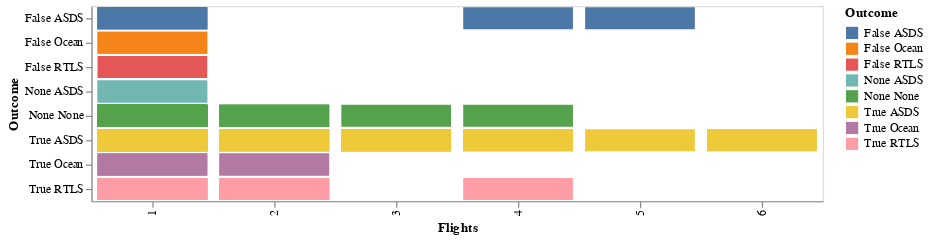

Here is the notebook cell this chart was saved with:
### Code cell
# prompt: Using dataframe df: bar graph

import altair as alt
chart = alt.Chart(df).mark_bar().encode(
    x='Flights:N',
    y='Outcome',
    color='Outcome'
).properties(width=600)
chart

### Figure 1 — Vega-Lite specification as saved in the notebook (floating-point values rounded to 4 significant figures)
{"config": {"view": {"continuousWidth": 400, "continuousHeight": 300}}, "data": {"name": "data-d648018c34b0827c904ab4276deb1992"}, "mark": "bar", "encoding": {"color": {"field": "Outcome", "type": "nominal"}, "x": {"field": "Flights", "type": "nominal"}, "y": {"field": "Outcome", "type": "nominal"}}, "width": 600, "$schema": "https://vega.github.io/schema/vega-lite/v4.17.0.json", "datasets": {"data-d648018c34b0827c904ab4276deb1992": [{"FlightNumber": 1, "Date": "2006-03-24", "BoosterVersion": "Falcon 1", "PayloadMass": 20.0, "Orbit": "LEO", "LaunchSite": "Kwajalein Atoll", "Outcome": "None None", "Flights": 1, "GridFins": false, "Reused": false, "Legs": false, "LandingPad": null, "Block": null, "ReusedCount": 0, "Serial": "Merlin1A", "Longitude": 167.7, "Latitude": 9.048}, {"FlightNumber": 2, "Date": "2007-03-21", "BoosterVersion": "Falcon 1", "PayloadMass": null, "Orbit": "LEO", "LaunchSite": "Kwajalein Atoll", "Outcome": "None None", "Flights": 1, "GridFins": false, "Reused": false, "Legs": false, "LandingPad": null, "Block": null, "ReusedCount": 0, "Serial": "Merlin2A", "Longitude": 167.7, "Latitude": 9.048}, {"FlightNumber": 4, "Date": "2008-09-28", "BoosterVersion": "Falcon 1", "PayloadMass": 165.0, "Orbit": "LEO", "LaunchSite": "Kwajalein Atoll", "Outcome": "None None", "Flights": 1, "GridFins": false, "Reused": false, "Legs": false, "LandingPad": null, "Block": null, "ReusedCount": 0, "Serial": "Merlin2C", "Longitude": 167.7, "Latitude": 9.048}, {"FlightNumber": 5, "Date": "2009-07-13", "BoosterVersion": "Falcon 1", "PayloadMass": 200.0, "Orbit": "LEO", "LaunchSite": "Kwajalein Atoll", "Outcome": "None None", "Flights": 1, "GridFins": false, "Reused": false, "Legs": false, "LandingPad": null, "Block": null, "ReusedCount": 0, "Serial": "Merlin3C", "Longitude": 167.7, "Latitude": 9.048}, {"FlightNumber": 6, "Date": "2010-06-04", "BoosterVersion": "Falcon 9", "PayloadMass": null, "Orbit": "LEO", "LaunchSite": "CCSFS SLC 40", "Outcome": "None None", "Flights": 1, "GridFins": false, "Reused": false, "Legs": false, "LandingPad": null, "Block": 1.0, "ReusedCount": 0, "Serial": "B0003", "Longitude": -80.58, "Latitude": 28.56}, {"FlightNumber": 8, "Date": "2012-05-22", "BoosterVersion": "Falcon 9", "PayloadMass": 525.0, "Orbit": "LEO", "LaunchSite": "CCSFS SLC 40", "Outcome": "None None", "Flights": 1, "GridFins": false, "Reused": false, "Legs": false, "LandingPad": null, "Block": 1.0, "ReusedCount": 0, "Serial": "B0005", "Longitude": -80.58, "Latitude": 28.56}, {"FlightNumber": 10, "Date": "2013-03-01", "BoosterVersion": "Falcon 9", "PayloadMass": 677.0, "Orbit": "ISS", "LaunchSite": "CCSFS SLC 40", "Outcome": "None None", "Flights": 1, "GridFins": false, "Reused": false, "Legs": false, "LandingPad": null, "Block": 1.0, "ReusedCount": 0, "Serial": "B0007", "Longitude": -80.58, "Latitude": 28.56}, {"FlightNumber": 11, "Date": "2013-09-29", "BoosterVersion": "Falcon 9", "PayloadMass": 500.0, "Orbit": "PO", "LaunchSite": "VAFB SLC 4E", "Outcome": "False Ocean", "Flights": 1, "GridFins": false, "Reused": false, "Legs": false, "LandingPad": null, "Block": 1.0, "ReusedCount": 0, "Serial": "B1003", "Longitude": -120.6, "Latitude": 34.63}, {"FlightNumber": 12, "Date": "2013-12-03", "BoosterVersion": "Falcon 9", "PayloadMass": 3170.0, "Orbit": "GTO", "LaunchSite": "CCSFS SLC 40", "Outcome": "None None", "Flights": 1, "GridFins": false, "Reused": false, "Legs": false, "LandingPad": null, "Block": 1.0, "ReusedCount": 0, "Serial": "B1004", "Longitude": -80.58, "Latitude": 28.56}, {"FlightNumber": 13, "Date": "2014-01-06", "BoosterVersion": "Falcon 9", "PayloadMass": 3325.0, "Orbit": "GTO", "LaunchSite": "CCSFS SLC 40", "Outcome": "None None", "Flights": 1, "GridFins": false, "Reused": false, "Legs": false, "LandingPad": null, "Block": 1.0, "ReusedCount": 0, "Serial": "B1005", "Longitude": -80.58, "Latitude": 28.56}, {"FlightNumber": 14, "Date": "2014-04-18", "BoosterVersion": "Falcon 9", "PayloadMass": 2296.0, "Orbit": "ISS", "LaunchSite": "CCSFS SLC 40", "Outcome": "True Ocean", "Flights": 1, "GridFins": false, "Reused": false, "Legs": true, "LandingPad": null, "Block": 1.0, "ReusedCount": 0, "Serial": "B1006", "Longitude": -80.58, "Latitude": 28.56}, {"FlightNumber": 15, "Date": "2014-07-14", "BoosterVersion": "Falcon 9", "PayloadMass": 1316.0, "Orbit": "LEO", "LaunchSite": "CCSFS SLC 40", "Outcome": "True Ocean", "Flights": 1, "GridFins": false, "Reused": false, "Legs": true, "LandingPad": null, "Block": 1.0, "ReusedCount": 0, "Serial": "B1007", "Longitude": -80.58, "Latitude": 28.56}, {"FlightNumber": 16, "Date": "2014-08-05", "BoosterVersion": "Falcon 9", "PayloadMass": 4535.0, "Orbit": "GTO", "LaunchSite": "CCSFS SLC 40", "Outcome": "None None", "Flights": 1, "GridFins": false, "Reused": false, "Legs": false, "LandingPad": null, "Block": 1.0, "ReusedCount": 0, "Serial": "B1008", "Longitude": -80.58, "Latitude": 28.56}, {"FlightNumber": 17, "Date": "2014-09-07", "BoosterVersion": "Falcon 9", "PayloadMass": 4428.0, "Orbit": "GTO", "LaunchSite": "CCSFS SLC 40", "Outcome": "None None", "Flights": 1, "GridFins": false, "Reused": false, "Legs": false, "LandingPad": null, "Block": 1.0, "ReusedCount": 0, "Serial": "B1011", "Longitude": -80.58, "Latitude": 28.56}, {"FlightNumber": 18, "Date": "2014-09-21", "BoosterVersion": "Falcon 9", "PayloadMass": 2216.0, "Orbit": "ISS", "LaunchSite": "CCSFS SLC 40", "Outcome": "False Ocean", "Flights": 1, "GridFins": false, "Reused": false, "Legs": false, "LandingPad": null, "Block": 1.0, "ReusedCount": 0, "Serial": "B1010", "Longitude": -80.58, "Latitude": 28.56}, {"FlightNumber": 19, "Date": "2015-01-10", "BoosterVersion": "Falcon 9", "PayloadMass": 2395.0, "Orbit": "ISS", "LaunchSite": "CCSFS SLC 40", "Outcome": "False ASDS", "Flights": 1, "GridFins": true, "Reused": false, "Legs": true, "LandingPad": "5e9e3032383ecb761634e7cb", "Block": 1.0, "ReusedCount": 0, "Serial": "B1012", "Longitude": -80.58, "Latitude": 28.56}, {"FlightNumber": 20, "Date": "2015-02-11", "BoosterVersion": "Falcon 9", "PayloadMass": 570.0, "Orbit": "ES-L1", "LaunchSite": "CCSFS SLC 40", "Outcome": "True Ocean", "Flights": 1, "GridFins": true, "Reused": false, "Legs": true, "LandingPad": null, "Block": 1.0, "ReusedCount": 0, "Serial": "B1013", "Longitude": -80.58, "Latitude": 28.56}, {"FlightNumber": 22, "Date": "2015-04-14", "BoosterVersion": "Falcon 9", "PayloadMass": 1898.0, "Orbit": "ISS", "LaunchSite": "CCSFS SLC 40", "Outcome": "False ASDS", "Flights": 1, "GridFins": true, "Reused": false, "Legs": true, "LandingPad": "5e9e3032383ecb761634e7cb", "Block": 1.0, "ReusedCount": 0, "Serial": "B1015", "Longitude": -80.58, "Latitude": 28.56}, {"FlightNumber": 23, "Date": "2015-04-27", "BoosterVersion": "Falcon 9", "PayloadMass": 4707.0, "Orbit": "GTO", "LaunchSite": "CCSFS SLC 40", "Outcome": "None None", "Flights": 1, "GridFins": false, "Reused": false, "Legs": false, "LandingPad": null, "Block": 1.0, "ReusedCount": 0, "Serial": "B1016", "Longitude": -80.58, "Latitude": 28.56}, {"FlightNumber": 24, "Date": "2015-06-28", "BoosterVersion": "Falcon 9", "PayloadMass": 2477.0, "Orbit": "ISS", "LaunchSite": "CCSFS SLC 40", "Outcome": "None ASDS", "Flights": 1, "GridFins": true, "Reused": false, "Legs": true, "LandingPad": "5e9e3032383ecb6bb234e7ca", "Block": 1.0, "ReusedCount": 0, "Serial": "B1018", "Longitude": -80.58, "Latitude": 28.56}, {"FlightNumber": 25, "Date": "2015-12-22", "BoosterVersion": "Falcon 9", "PayloadMass": 2034.0, "Orbit": "LEO", "LaunchSite": "CCSFS SLC 40", "Outcome": "True RTLS", "Flights": 1, "GridFins": true, "Reused": false, "Legs": true, "LandingPad": "5e9e3032383ecb267a34e7c7", "Block": 1.0, "ReusedCount": 0, "Serial": "B1019", "Longitude": -80.58, "Latitude": 28.56}, {"FlightNumber": 26, "Date": "2016-01-17", "BoosterVersion": "Falcon 9", "PayloadMass": 553.0, "Orbit": "PO", "LaunchSite": "VAFB SLC 4E", "Outcome": "False ASDS", "Flights": 1, "GridFins": true, "Reused": false, "Legs": true, "LandingPad": "5e9e3033383ecbb9e534e7cc", "Block": 1.0, "ReusedCount": 0, "Serial": "B1017", "Longitude": -120.6, "Latitude": 34.63}, {"FlightNumber": 27, "Date": "2016-03-04", "BoosterVersion": "Falcon 9", "PayloadMass": 5271.0, "Orbit": "GTO", "LaunchSite": "CCSFS SLC 40", "Outcome": "False ASDS", "Flights": 1, "GridFins": true, "Reused": false, "Legs": true, "LandingPad": "5e9e3032383ecb6bb234e7ca", "Block": 1.0, "ReusedCount": 0, "Serial": "B1020", "Longitude": -80.58, "Latitude": 28.56}, {"FlightNumber": 28, "Date": "2016-04-08", "BoosterVersion": "Falcon 9", "PayloadMass": 3136.0, "Orbit": "ISS", "LaunchSite": "CCSFS SLC 40", "Outcome": "True ASDS", "Flights": 1, "GridFins": true, "Reused": false, "Legs": true, "LandingPad": "5e9e3032383ecb6bb234e7ca", "Block": 2.0, "ReusedCount": 1, "Serial": "B1021", "Longitude": -80.58, "Latitude": 28.56}, {"FlightNumber": 29, "Date": "2016-05-06", "BoosterVersion": "Falcon 9", "PayloadMass": 4696.0, "Orbit": "GTO", "LaunchSite": "CCSFS SLC 40", "Outcome": "True ASDS", "Flights": 1, "GridFins": true, "Reused": false, "Legs": true, "LandingPad": "5e9e3032383ecb6bb234e7ca", "Block": 2.0, "ReusedCount": 0, "Serial": "B1022", "Longitude": -80.58, "Latitude": 28.56}, {"FlightNumber": 30, "Date": "2016-05-27", "BoosterVersion": "Falcon 9", "PayloadMass": 3100.0, "Orbit": "GTO", "LaunchSite": "CCSFS SLC 40", "Outcome": "True ASDS", "Flights": 1, "GridFins": true, "Reused": false, "Legs": true, "LandingPad": "5e9e3032383ecb6bb234e7ca", "Block": 2.0, "ReusedCount": 1, "Serial": "B1023", "Longitude": -80.58, "Latitude": 28.56}, {"FlightNumber": 32, "Date": "2016-07-18", "BoosterVersion": "Falcon 9", "PayloadMass": 2257.0, "Orbit": "ISS", "LaunchSite": "CCSFS SLC 40", "Outcome": "True RTLS", "Flights": 1, "GridFins": true, "Reused": false, "Legs": true, "LandingPad": "5e9e3032383ecb267a34e7c7", "Block": 2.0, "ReusedCount": 1, "Serial": "B1025", "Longitude": -80.58, "Latitude": 28.56}, {"FlightNumber": 33, "Date": "2016-08-14", "BoosterVersion": "Falcon 9", "PayloadMass": 4600.0, "Orbit": "GTO", "LaunchSite": "CCSFS SLC 40", "Outcome": "True ASDS", "Flights": 1, "GridFins": true, "Reused": false, "Legs": true, "LandingPad": "5e9e3032383ecb6bb234e7ca", "Block": 2.0, "ReusedCount": 0, "Serial": "B1026", "Longitude": -80.58, "Latitude": 28.56}, {"FlightNumber": 34, "Date": "2016-09-01", "BoosterVersion": "Falcon 9", "PayloadMass": 5500.0, "Orbit": "GTO", "LaunchSite": "CCSFS SLC 40", "Outcome": "None ASDS", "Flights": 1, "GridFins": true, "Reused": false, "Legs": true, "LandingPad": "5e9e3032383ecb6bb234e7ca", "Block": 3.0, "ReusedCount": 0, "Serial": "B1028", "Longitude": -80.58, "Latitude": 28.56}, {"FlightNumber": 35, "Date": "2017-01-14", "BoosterVersion": "Falcon 9", "PayloadMass": 9600.0, "Orbit": "PO", "LaunchSite": "VAFB SLC 4E", "Outcome": "True ASDS", "Flights": 1, "GridFins": true, "Reused": false, "Legs": true, "LandingPad": "5e9e3033383ecbb9e534e7cc", "Block": 3.0, "ReusedCount": 1, "Serial": "B1029", "Longitude": -120.6, "Latitude": 34.63}, {"FlightNumber": 36, "Date": "2017-02-19", "BoosterVersion": "Falcon 9", "PayloadMass": 2490.0, "Orbit": "ISS", "LaunchSite": "KSC LC 39A", "Outcome": "True RTLS", "Flights": 1, "GridFins": true, "Reused": false, "Legs": true, "LandingPad": "5e9e3032383ecb267a34e7c7", "Block": 3.0, "ReusedCount": 1, "Serial": "B1031", "Longitude": -80.6, "Latitude": 28.61}, {"FlightNumber": 37, "Date": "2017-03-16", "BoosterVersion": "Falcon 9", "PayloadMass": 5600.0, "Orbit": "GTO", "LaunchSite": "KSC LC 39A", "Outcome": "None None", "Flights": 1, "GridFins": false, "Reused": false, "Legs": false, "LandingPad": null, "Block": 3.0, "ReusedCount": 0, "Serial": "B1030", "Longitude": -80.6, "Latitude": 28.61}, {"FlightNumber": 38, "Date": "2017-03-30", "BoosterVersion": "Falcon 9", "PayloadMass": 5300.0, "Orbit": "GTO", "LaunchSite": "KSC LC 39A", "Outcome": "True ASDS", "Flights": 2, "GridFins": true, "Reused": true, "Legs": true, "LandingPad": "5e9e3032383ecb6bb234e7ca", "Block": 2.0, "ReusedCount": 1, "Serial": "B1021", "Longitude": -80.6, "Latitude": 28.61}, {"FlightNumber": 39, "Date": "2017-05-01", "BoosterVersion": "Falcon 9", "PayloadMass": null, "Orbit": "LEO", "LaunchSite": "KSC LC 39A", "Outcome": "True RTLS", "Flights": 1, "GridFins": true, "Reused": false, "Legs": true, "LandingPad": "5e9e3032383ecb267a34e7c7", "Block": 3.0, "ReusedCount": 1, "Serial": "B1032", "Longitude": -80.6, "Latitude": 28.61}, {"FlightNumber": 40, "Date": "2017-05-15", "BoosterVersion": "Falcon 9", "PayloadMass": 6070.0, "Orbit": "GTO", "LaunchSite": "KSC LC 39A", "Outcome": "None None", "Flights": 1, "GridFins": false, "Reused": false, "Legs": false, "LandingPad": null, "Block": 3.0, "ReusedCount": 0, "Serial": "B1034", "Longitude": -80.6, "Latitude": 28.61}, {"FlightNumber": 41, "Date": "2017-06-03", "BoosterVersion": "Falcon 9", "PayloadMass": 2708.0, "Orbit": "ISS", "LaunchSite": "KSC LC 39A", "Outcome": "True RTLS", "Flights": 1, "GridFins": true, "Reused": false, "Legs": true, "LandingPad": "5e9e3032383ecb267a34e7c7", "Block": 3.0, "ReusedCount": 1, "Serial": "B1035", "Longitude": -80.6, "Latitude": 28.61}, {"FlightNumber": 42, "Date": "2017-06-23", "BoosterVersion": "Falcon 9", "PayloadMass": 3669.0, "Orbit": "GTO", "LaunchSite": "KSC LC 39A", "Outcome": "True ASDS", "Flights": 2, "GridFins": true, "Reused": true, "Legs": true, "LandingPad": "5e9e3032383ecb6bb234e7ca", "Block": 3.0, "ReusedCount": 1, "Serial": "B1029", "Longitude": -80.6, "Latitude": 28.61}, {"FlightNumber": 43, "Date": "2017-06-25", "BoosterVersion": "Falcon 9", "PayloadMass": 9600.0, "Orbit": "PO", "LaunchSite": "VAFB SLC 4E", "Outcome": "True ASDS", "Flights": 1, "GridFins": true, "Reused": false, "Legs": true, "LandingPad": "5e9e3033383ecbb9e534e7cc", "Block": 3.0, "ReusedCount": 1, "Serial": "B1036", "Longitude": -120.6, "Latitude": 34.63}, {"FlightNumber": 44, "Date": "2017-07-05", "BoosterVersion": "Falcon 9", "PayloadMass": 6761.0, "Orbit": "GTO", "LaunchSite": "KSC LC 39A", "Outcome": "None None", "Flights": 1, "GridFins": false, "Reused": false, "Legs": false, "LandingPad": null, "Block": 3.0, "ReusedCount": 0, "Serial": "B1037", "Longitude": -80.6, "Latitude": 28.61}, {"FlightNumber": 45, "Date": "2017-08-14", "BoosterVersion": "Falcon 9", "PayloadMass": 2910.0, "Orbit": "ISS", "LaunchSite": "KSC LC 39A", "Outcome": "True RTLS", "Flights": 1, "GridFins": true, "Reused": false, "Legs": true, "LandingPad": "5e9e3032383ecb267a34e7c7", "Block": 4.0, "ReusedCount": 1, "Serial": "B1039", "Longitude": -80.6, "Latitude": 28.61}, {"FlightNumber": 46, "Date": "2017-08-24", "BoosterVersion": "Falcon 9", "PayloadMass": 475.0, "Orbit": "SSO", "LaunchSite": "VAFB SLC 4E", "Outcome": "True ASDS", "Flights": 1, "GridFins": true, "Reused": false, "Legs": true, "LandingPad": "5e9e3033383ecbb9e534e7cc", "Block": 3.0, "ReusedCount": 1, "Serial": "B1038", "Longitude": -120.6, "Latitude": 34.63}, {"FlightNumber": 47, "Date": "2017-09-07", "BoosterVersion": "Falcon 9", "PayloadMass": 4990.0, "Orbit": "LEO", "LaunchSite": "KSC LC 39A", "Outcome": "True RTLS", "Flights": 1, "GridFins": true, "Reused": false, "Legs": true, "LandingPad": "5e9e3032383ecb267a34e7c7", "Block": 4.0, "ReusedCount": 1, "Serial": "B1040", "Longitude": -80.6, "Latitude": 28.61}, {"FlightNumber": 48, "Date": "2017-10-09", "BoosterVersion": "Falcon 9", "PayloadMass": 9600.0, "Orbit": "PO", "LaunchSite": "VAFB SLC 4E", "Outcome": "True ASDS", "Flights": 1, "GridFins": true, "Reused": false, "Legs": true, "LandingPad": "5e9e3033383ecbb9e534e7cc", "Block": 4.0, "ReusedCount": 1, "Serial": "B1041", "Longitude": -120.6, "Latitude": 34.63}, {"FlightNumber": 49, "Date": "2017-10-11", "BoosterVersion": "Falcon 9", "PayloadMass": 5200.0, "Orbit": "GTO", "LaunchSite": "KSC LC 39A", "Outcome": "True ASDS", "Flights": 2, "GridFins": true, "Reused": true, "Legs": true, "LandingPad": "5e9e3032383ecb6bb234e7ca", "Block": 3.0, "ReusedCount": 1, "Serial": "B1031", "Longitude": -80.6, "Latitude": 28.61}, {"FlightNumber": 50, "Date": "2017-10-30", "BoosterVersion": "Falcon 9", "PayloadMass": 3700.0, "Orbit": "GTO", "LaunchSite": "KSC LC 39A", "Outcome": "True ASDS", "Flights": 1, "GridFins": true, "Reused": false, "Legs": true, "LandingPad": "5e9e3032383ecb6bb234e7ca", "Block": 4.0, "ReusedCount": 0, "Serial": "B1042", "Longitude": -80.6, "Latitude": 28.61}, {"FlightNumber": 51, "Date": "2017-12-15", "BoosterVersion": "Falcon 9", "PayloadMass": 2205.0, "Orbit": "ISS", "LaunchSite": "CCSFS SLC 40", "Outcome": "True RTLS", "Flights": 2, "GridFins": true, "Reused": true, "Legs": true, "LandingPad": "5e9e3032383ecb267a34e7c7", "Block": 3.0, "ReusedCount": 1, "Serial": "B1035", "Longitude": -80.58, "Latitude": 28.56}, {"FlightNumber": 52, "Date": "2017-12-23", "BoosterVersion": "Falcon 9", "PayloadMass": 9600.0, "Orbit": "PO", "LaunchSite": "VAFB SLC 4E", "Outcome": "True Ocean", "Flights": 2, "GridFins": true, "Reused": true, "Legs": false, "LandingPad": null, "Block": 3.0, "ReusedCount": 1, "Serial": "B1036", "Longitude": -120.6, "Latitude": 34.63}, {"FlightNumber": 53, "Date": "2018-01-08", "BoosterVersion": "Falcon 9", "PayloadMass": null, "Orbit": "LEO", "LaunchSite": "CCSFS SLC 40", "Outcome": "True RTLS", "Flights": 1, "GridFins": true, "Reused": false, "Legs": true, "LandingPad": "5e9e3032383ecb267a34e7c7", "Block": 4.0, "ReusedCount": 1, "Serial": "B1043", "Longitude": -80.58, "Latitude": 28.56}, {"FlightNumber": 54, "Date": "2018-01-31", "BoosterVersion": "Falcon 9", "PayloadMass": 4230.0, "Orbit": "GTO", "LaunchSite": "CCSFS SLC 40", "Outcome": "True Ocean", "Flights": 2, "GridFins": true, "Reused": true, "Legs": true, "LandingPad": null, "Block": 3.0, "ReusedCount": 1, "Serial": "B1032", "Longitude": -80.58, "Latitude": 28.56}, {"FlightNumber": 57, "Date": "2018-03-06", "BoosterVersion": "Falcon 9", "PayloadMass": 6092.0, "Orbit": "GTO", "LaunchSite": "CCSFS SLC 40", "Outcome": "None None", "Flights": 1, "GridFins": true, "Reused": false, "Legs": true, "LandingPad": null, "Block": 4.0, "ReusedCount": 0, "Serial": "B1044", "Longitude": -80.58, "Latitude": 28.56}, {"FlightNumber": 58, "Date": "2018-03-30", "BoosterVersion": "Falcon 9", "PayloadMass": 9600.0, "Orbit": "PO", "LaunchSite": "VAFB SLC 4E", "Outcome": "None None", "Flights": 2, "GridFins": true, "Reused": true, "Legs": true, "LandingPad": null, "Block": 4.0, "ReusedCount": 1, "Serial": "B1041", "Longitude": -120.6, "Latitude": 34.63}, {"FlightNumber": 59, "Date": "2018-04-02", "BoosterVersion": "Falcon 9", "PayloadMass": 2760.0, "Orbit": "ISS", "LaunchSite": "CCSFS SLC 40", "Outcome": "None None", "Flights": 2, "GridFins": true, "Reused": true, "Legs": true, "LandingPad": null, "Block": 4.0, "ReusedCount": 1, "Serial": "B1039", "Longitude": -80.58, "Latitude": 28.56}, {"FlightNumber": 60, "Date": "2018-04-18", "BoosterVersion": "Falcon 9", "PayloadMass": 350.0, "Orbit": "HEO", "LaunchSite": "CCSFS SLC 40", "Outcome": "True ASDS", "Flights": 1, "GridFins": true, "Reused": false, "Legs": true, "LandingPad": "5e9e3032383ecb6bb234e7ca", "Block": 4.0, "ReusedCount": 1, "Serial": "B1045", "Longitude": -80.58, "Latitude": 28.56}, {"FlightNumber": 61, "Date": "2018-05-11", "BoosterVersion": "Falcon 9", "PayloadMass": 3750.0, "Orbit": "GTO", "LaunchSite": "KSC LC 39A", "Outcome": "True ASDS", "Flights": 1, "GridFins": true, "Reused": false, "Legs": true, "LandingPad": "5e9e3032383ecb6bb234e7ca", "Block": 5.0, "ReusedCount": 3, "Serial": "B1046", "Longitude": -80.6, "Latitude": 28.61}, {"FlightNumber": 63, "Date": "2018-06-04", "BoosterVersion": "Falcon 9", "PayloadMass": 5384.0, "Orbit": "GTO", "LaunchSite": "CCSFS SLC 40", "Outcome": "None None", "Flights": 2, "GridFins": false, "Reused": true, "Legs": false, "LandingPad": null, "Block": 4.0, "ReusedCount": 1, "Serial": "B1040", "Longitude": -80.58, "Latitude": 28.56}, {"FlightNumber": 64, "Date": "2018-06-29", "BoosterVersion": "Falcon 9", "PayloadMass": 2410.0, "Orbit": "ISS", "LaunchSite": "CCSFS SLC 40", "Outcome": "None None", "Flights": 2, "GridFins": false, "Reused": true, "Legs": false, "LandingPad": null, "Block": 4.0, "ReusedCount": 1, "Serial": "B1045", "Longitude": -80.58, "Latitude": 28.56}, {"FlightNumber": 65, "Date": "2018-07-22", "BoosterVersion": "Falcon 9", "PayloadMass": 7076.0, "Orbit": "GTO", "LaunchSite": "CCSFS SLC 40", "Outcome": "True ASDS", "Flights": 1, "GridFins": true, "Reused": false, "Legs": true, "LandingPad": "5e9e3032383ecb6bb234e7ca", "Block": 5.0, "ReusedCount": 2, "Serial": "B1047", "Longitude": -80.58, "Latitude": 28.56}, {"FlightNumber": 66, "Date": "2018-07-25", "BoosterVersion": "Falcon 9", "PayloadMass": 9600.0, "Orbit": "PO", "LaunchSite": "VAFB SLC 4E", "Outcome": "True ASDS", "Flights": 1, "GridFins": true, "Reused": false, "Legs": true, "LandingPad": "5e9e3033383ecbb9e534e7cc", "Block": 5.0, "ReusedCount": 4, "Serial": "B1048", "Longitude": -120.6, "Latitude": 34.63}, {"FlightNumber": 67, "Date": "2018-08-07", "BoosterVersion": "Falcon 9", "PayloadMass": 5800.0, "Orbit": "GTO", "LaunchSite": "CCSFS SLC 40", "Outcome": "True ASDS", "Flights": 2, "GridFins": true, "Reused": true, "Legs": true, "LandingPad": "5e9e3032383ecb6bb234e7ca", "Block": 5.0, "ReusedCount": 3, "Serial": "B1046", "Longitude": -80.58, "Latitude": 28.56}, {"FlightNumber": 68, "Date": "2018-09-10", "BoosterVersion": "Falcon 9", "PayloadMass": 7060.0, "Orbit": "GTO", "LaunchSite": "CCSFS SLC 40", "Outcome": "True ASDS", "Flights": 1, "GridFins": true, "Reused": false, "Legs": true, "LandingPad": "5e9e3032383ecb6bb234e7ca", "Block": 5.0, "ReusedCount": 9, "Serial": "B1049", "Longitude": -80.58, "Latitude": 28.56}, {"FlightNumber": 69, "Date": "2018-10-08", "BoosterVersion": "Falcon 9", "PayloadMass": 2800.0, "Orbit": "SSO", "LaunchSite": "VAFB SLC 4E", "Outcome": "True RTLS", "Flights": 2, "GridFins": true, "Reused": true, "Legs": true, "LandingPad": "5e9e3032383ecb554034e7c9", "Block": 5.0, "ReusedCount": 4, "Serial": "B1048", "Longitude": -120.6, "Latitude": 34.63}, {"FlightNumber": 70, "Date": "2018-11-15", "BoosterVersion": "Falcon 9", "PayloadMass": 3000.0, "Orbit": "GTO", "LaunchSite": "KSC LC 39A", "Outcome": "True ASDS", "Flights": 2, "GridFins": true, "Reused": true, "Legs": true, "LandingPad": "5e9e3032383ecb6bb234e7ca", "Block": 5.0, "ReusedCount": 2, "Serial": "B1047", "Longitude": -80.6, "Latitude": 28.61}, {"FlightNumber": 71, "Date": "2018-12-03", "BoosterVersion": "Falcon 9", "PayloadMass": 4000.0, "Orbit": "SSO", "LaunchSite": "VAFB SLC 4E", "Outcome": "True ASDS", "Flights": 3, "GridFins": true, "Reused": true, "Legs": true, "LandingPad": "5e9e3033383ecbb9e534e7cc", "Block": 5.0, "ReusedCount": 3, "Serial": "B1046", "Longitude": -120.6, "Latitude": 34.63}, {"FlightNumber": 72, "Date": "2018-12-05", "BoosterVersion": "Falcon 9", "PayloadMass": 2573.0, "Orbit": "ISS", "LaunchSite": "CCSFS SLC 40", "Outcome": "False RTLS", "Flights": 1, "GridFins": true, "Reused": false, "Legs": true, "LandingPad": "5e9e3032383ecb267a34e7c7", "Block": 5.0, "ReusedCount": 0, "Serial": "B1050", "Longitude": -80.58, "Latitude": 28.56}, {"FlightNumber": 73, "Date": "2018-12-23", "BoosterVersion": "Falcon 9", "PayloadMass": 4400.0, "Orbit": "MEO", "LaunchSite": "CCSFS SLC 40", "Outcome": "None None", "Flights": 1, "GridFins": false, "Reused": false, "Legs": false, "LandingPad": null, "Block": 5.0, "ReusedCount": 0, "Serial": "B1054", "Longitude": -80.58, "Latitude": 28.56}, {"FlightNumber": 74, "Date": "2019-01-11", "BoosterVersion": "Falcon 9", "PayloadMass": 9600.0, "Orbit": "PO", "LaunchSite": "VAFB SLC 4E", "Outcome": "True ASDS", "Flights": 2, "GridFins": true, "Reused": true, "Legs": true, "LandingPad": "5e9e3033383ecbb9e534e7cc", "Block": 5.0, "ReusedCount": 9, "Serial": "B1049", "Longitude": -120.6, "Latitude": 34.63}, {"FlightNumber": 76, "Date": "2019-03-02", "BoosterVersion": "Falcon 9", "PayloadMass": 12260.0, "Orbit": "ISS", "LaunchSite": "KSC LC 39A", "Outcome": "True ASDS", "Flights": 1, "GridFins": true, "Reused": false, "Legs": true, "LandingPad": "5e9e3032383ecb6bb234e7ca", "Block": 5.0, "ReusedCount": 12, "Serial": "B1051", "Longitude": -80.6, "Latitude": 28.61}, {"FlightNumber": 78, "Date": "2019-05-04", "BoosterVersion": "Falcon 9", "PayloadMass": 2482.0, "Orbit": "ISS", "LaunchSite": "CCSFS SLC 40", "Outcome": "True ASDS", "Flights": 1, "GridFins": true, "Reused": false, "Legs": true, "LandingPad": "5e9e3032383ecb6bb234e7ca", "Block": 5.0, "ReusedCount": 3, "Serial": "B1056", "Longitude": -80.58, "Latitude": 28.56}, {"FlightNumber": 79, "Date": "2019-05-24", "BoosterVersion": "Falcon 9", "PayloadMass": 13200.0, "Orbit": "VLEO", "LaunchSite": "CCSFS SLC 40", "Outcome": "True ASDS", "Flights": 3, "GridFins": true, "Reused": true, "Legs": true, "LandingPad": "5e9e3032383ecb6bb234e7ca", "Block": 5.0, "ReusedCount": 9, "Serial": "B1049", "Longitude": -80.58, "Latitude": 28.56}, {"FlightNumber": 80, "Date": "2019-06-12", "BoosterVersion": "Falcon 9", "PayloadMass": 1425.0, "Orbit": "SSO", "LaunchSite": "VAFB SLC 4E", "Outcome": "True RTLS", "Flights": 2, "GridFins": true, "Reused": true, "Legs": true, "LandingPad": "5e9e3032383ecb554034e7c9", "Block": 5.0, "ReusedCount": 12, "Serial": "B1051", "Longitude": -120.6, "Latitude": 34.63}, {"FlightNumber": 82, "Date": "2019-07-25", "BoosterVersion": "Falcon 9", "PayloadMass": 2228.0, "Orbit": "ISS", "LaunchSite": "CCSFS SLC 40", "Outcome": "True RTLS", "Flights": 2, "GridFins": true, "Reused": true, "Legs": true, "LandingPad": "5e9e3032383ecb267a34e7c7", "Block": 5.0, "ReusedCount": 3, "Serial": "B1056", "Longitude": -80.58, "Latitude": 28.56}, {"FlightNumber": 83, "Date": "2019-08-06", "BoosterVersion": "Falcon 9", "PayloadMass": 6500.0, "Orbit": "GTO", "LaunchSite": "CCSFS SLC 40", "Outcome": "None None", "Flights": 3, "GridFins": false, "Reused": true, "Legs": false, "LandingPad": null, "Block": 5.0, "ReusedCount": 2, "Serial": "B1047", "Longitude": -80.58, "Latitude": 28.56}, {"FlightNumber": 84, "Date": "2019-11-11", "BoosterVersion": "Falcon 9", "PayloadMass": 15600.0, "Orbit": "VLEO", "LaunchSite": "CCSFS SLC 40", "Outcome": "True ASDS", "Flights": 4, "GridFins": true, "Reused": true, "Legs": true, "LandingPad": "5e9e3032383ecb6bb234e7ca", "Block": 5.0, "ReusedCount": 4, "Serial": "B1048", "Longitude": -80.58, "Latitude": 28.56}, {"FlightNumber": 85, "Date": "2019-12-05", "BoosterVersion": "Falcon 9", "PayloadMass": 5000.0, "Orbit": "ISS", "LaunchSite": "CCSFS SLC 40", "Outcome": "True ASDS", "Flights": 1, "GridFins": true, "Reused": false, "Legs": true, "LandingPad": "5e9e3032383ecb6bb234e7ca", "Block": 5.0, "ReusedCount": 5, "Serial": "B1059", "Longitude": -80.58, "Latitude": 28.56}, {"FlightNumber": 86, "Date": "2019-12-17", "BoosterVersion": "Falcon 9", "PayloadMass": 6800.0, "Orbit": "GTO", "LaunchSite": "CCSFS SLC 40", "Outcome": "True ASDS", "Flights": 3, "GridFins": true, "Reused": true, "Legs": true, "LandingPad": "5e9e3032383ecb6bb234e7ca", "Block": 5.0, "ReusedCount": 3, "Serial": "B1056", "Longitude": -80.58, "Latitude": 28.56}, {"FlightNumber": 87, "Date": "2020-01-07", "BoosterVersion": "Falcon 9", "PayloadMass": 15600.0, "Orbit": "VLEO", "LaunchSite": "CCSFS SLC 40", "Outcome": "True ASDS", "Flights": 4, "GridFins": true, "Reused": true, "Legs": true, "LandingPad": "5e9e3032383ecb6bb234e7ca", "Block": 5.0, "ReusedCount": 9, "Serial": "B1049", "Longitude": -80.58, "Latitude": 28.56}, {"FlightNumber": 88, "Date": "2020-01-19", "BoosterVersion": "Falcon 9", "PayloadMass": null, "Orbit": "SO", "LaunchSite": "KSC LC 39A", "Outcome": "None None", "Flights": 4, "GridFins": false, "Reused": true, "Legs": false, "LandingPad": null, "Block": 5.0, "ReusedCount": 3, "Serial": "B1046", "Longitude": -80.6, "Latitude": 28.61}, {"FlightNumber": 89, "Date": "2020-01-29", "BoosterVersion": "Falcon 9", "PayloadMass": 15600.0, "Orbit": "VLEO", "LaunchSite": "CCSFS SLC 40", "Outcome": "True ASDS", "Flights": 3, "GridFins": true, "Reused": true, "Legs": true, "LandingPad": "5e9e3032383ecb6bb234e7ca", "Block": 5.0, "ReusedCount": 12, "Serial": "B1051", "Longitude": -80.58, "Latitude": 28.56}, {"FlightNumber": 90, "Date": "2020-02-17", "BoosterVersion": "Falcon 9", "PayloadMass": 15600.0, "Orbit": "VLEO", "LaunchSite": "CCSFS SLC 40", "Outcome": "False ASDS", "Flights": 4, "GridFins": true, "Reused": true, "Legs": true, "LandingPad": "5e9e3032383ecb6bb234e7ca", "Block": 5.0, "ReusedCount": 3, "Serial": "B1056", "Longitude": -80.58, "Latitude": 28.56}, {"FlightNumber": 91, "Date": "2020-03-07", "BoosterVersion": "Falcon 9", "PayloadMass": 1977.0, "Orbit": "ISS", "LaunchSite": "CCSFS SLC 40", "Outcome": "True RTLS", "Flights": 2, "GridFins": true, "Reused": true, "Legs": true, "LandingPad": "5e9e3032383ecb267a34e7c7", "Block": 5.0, "ReusedCount": 5, "Serial": "B1059", "Longitude": -80.58, "Latitude": 28.56}, {"FlightNumber": 92, "Date": "2020-03-18", "BoosterVersion": "Falcon 9", "PayloadMass": 15600.0, "Orbit": "VLEO", "LaunchSite": "KSC LC 39A", "Outcome": "False ASDS", "Flights": 5, "GridFins": true, "Reused": true, "Legs": true, "LandingPad": "5e9e3032383ecb6bb234e7ca", "Block": 5.0, "ReusedCount": 4, "Serial": "B1048", "Longitude": -80.6, "Latitude": 28.61}, {"FlightNumber": 93, "Date": "2020-04-22", "BoosterVersion": "Falcon 9", "PayloadMass": 15600.0, "Orbit": "VLEO", "LaunchSite": "KSC LC 39A", "Outcome": "True ASDS", "Flights": 4, "GridFins": true, "Reused": true, "Legs": true, "LandingPad": "5e9e3032383ecb6bb234e7ca", "Block": 5.0, "ReusedCount": 12, "Serial": "B1051", "Longitude": -80.6, "Latitude": 28.61}, {"FlightNumber": 94, "Date": "2020-05-30", "BoosterVersion": "Falcon 9", "PayloadMass": 9525.0, "Orbit": "ISS", "LaunchSite": "KSC LC 39A", "Outcome": "True ASDS", "Flights": 1, "GridFins": true, "Reused": false, "Legs": true, "LandingPad": "5e9e3032383ecb6bb234e7ca", "Block": 5.0, "ReusedCount": 13, "Serial": "B1058", "Longitude": -80.6, "Latitude": 28.61}, {"FlightNumber": 95, "Date": "2020-06-04", "BoosterVersion": "Falcon 9", "PayloadMass": 15600.0, "Orbit": "VLEO", "LaunchSite": "CCSFS SLC 40", "Outcome": "True ASDS", "Flights": 5, "GridFins": true, "Reused": true, "Legs": true, "LandingPad": "5e9e3033383ecbb9e534e7cc", "Block": 5.0, "ReusedCount": 9, "Serial": "B1049", "Longitude": -80.58, "Latitude": 28.56}, {"FlightNumber": 96, "Date": "2020-06-13", "BoosterVersion": "Falcon 9", "PayloadMass": 15600.0, "Orbit": "VLEO", "LaunchSite": "CCSFS SLC 40", "Outcome": "True ASDS", "Flights": 3, "GridFins": true, "Reused": true, "Legs": true, "LandingPad": "5e9e3032383ecb6bb234e7ca", "Block": 5.0, "ReusedCount": 5, "Serial": "B1059", "Longitude": -80.58, "Latitude": 28.56}, {"FlightNumber": 97, "Date": "2020-06-30", "BoosterVersion": "Falcon 9", "PayloadMass": 3880.0, "Orbit": "MEO", "LaunchSite": "CCSFS SLC 40", "Outcome": "True ASDS", "Flights": 1, "GridFins": true, "Reused": false, "Legs": true, "LandingPad": "5e9e3033383ecbb9e534e7cc", "Block": 5.0, "ReusedCount": 12, "Serial": "B1060", "Longitude": -80.58, "Latitude": 28.56}, {"FlightNumber": 98, "Date": "2020-07-20", "BoosterVersion": "Falcon 9", "PayloadMass": null, "Orbit": "GEO", "LaunchSite": "CCSFS SLC 40", "Outcome": "True ASDS", "Flights": 2, "GridFins": true, "Reused": true, "Legs": true, "LandingPad": "5e9e3033383ecbb9e534e7cc", "Block": 5.0, "ReusedCount": 13, "Serial": "B1058", "Longitude": -80.58, "Latitude": 28.56}, {"FlightNumber": 100, "Date": "2020-08-18", "BoosterVersion": "Falcon 9", "PayloadMass": 15600.0, "Orbit": "VLEO", "LaunchSite": "CCSFS SLC 40", "Outcome": "True ASDS", "Flights": 6, "GridFins": true, "Reused": true, "Legs": true, "LandingPad": "5e9e3032383ecb6bb234e7ca", "Block": 5.0, "ReusedCount": 9, "Serial": "B1049", "Longitude": -80.58, "Latitude": 28.56}, {"FlightNumber": 101, "Date": "2020-08-30", "BoosterVersion": "Falcon 9", "PayloadMass": 1600.0, "Orbit": "SSO", "LaunchSite": "CCSFS SLC 40", "Outcome": "True RTLS", "Flights": 4, "GridFins": true, "Reused": true, "Legs": true, "LandingPad": "5e9e3032383ecb267a34e7c7", "Block": 5.0, "ReusedCount": 5, "Serial": "B1059", "Longitude": -80.58, "Latitude": 28.56}, {"FlightNumber": 102, "Date": "2020-09-03", "BoosterVersion": "Falcon 9", "PayloadMass": 15600.0, "Orbit": "VLEO", "LaunchSite": "KSC LC 39A", "Outcome": "True ASDS", "Flights": 2, "GridFins": true, "Reused": true, "Legs": true, "LandingPad": "5e9e3032383ecb6bb234e7ca", "Block": 5.0, "ReusedCount": 12, "Serial": "B1060", "Longitude": -80.6, "Latitude": 28.61}, {"FlightNumber": 103, "Date": "2020-10-06", "BoosterVersion": "Falcon 9", "PayloadMass": 15600.0, "Orbit": "VLEO", "LaunchSite": "KSC LC 39A", "Outcome": "True ASDS", "Flights": 3, "GridFins": true, "Reused": true, "Legs": true, "LandingPad": "5e9e3032383ecb6bb234e7ca", "Block": 5.0, "ReusedCount": 13, "Serial": "B1058", "Longitude": -80.6, "Latitude": 28.61}, {"FlightNumber": 104, "Date": "2020-10-18", "BoosterVersion": "Falcon 9", "PayloadMass": 15600.0, "Orbit": "VLEO", "LaunchSite": "KSC LC 39A", "Outcome": "True ASDS", "Flights": 6, "GridFins": true, "Reused": true, "Legs": true, "LandingPad": "5e9e3032383ecb6bb234e7ca", "Block": 5.0, "ReusedCount": 12, "Serial": "B1051", "Longitude": -80.6, "Latitude": 28.61}, {"FlightNumber": 105, "Date": "2020-10-24", "BoosterVersion": "Falcon 9", "PayloadMass": 15600.0, "Orbit": "VLEO", "LaunchSite": "CCSFS SLC 40", "Outcome": "True ASDS", "Flights": 3, "GridFins": true, "Reused": true, "Legs": true, "LandingPad": "5e9e3033383ecbb9e534e7cc", "Block": 5.0, "ReusedCount": 12, "Serial": "B1060", "Longitude": -80.58, "Latitude": 28.56}, {"FlightNumber": 106, "Date": "2020-11-05", "BoosterVersion": "Falcon 9", "PayloadMass": 3681.0, "Orbit": "MEO", "LaunchSite": "CCSFS SLC 40", "Outcome": "True ASDS", "Flights": 1, "GridFins": true, "Reused": false, "Legs": true, "LandingPad": "5e9e3032383ecb6bb234e7ca", "Block": 5.0, "ReusedCount": 8, "Serial": "B1062", "Longitude": -80.58, "Latitude": 28.56}]}}
